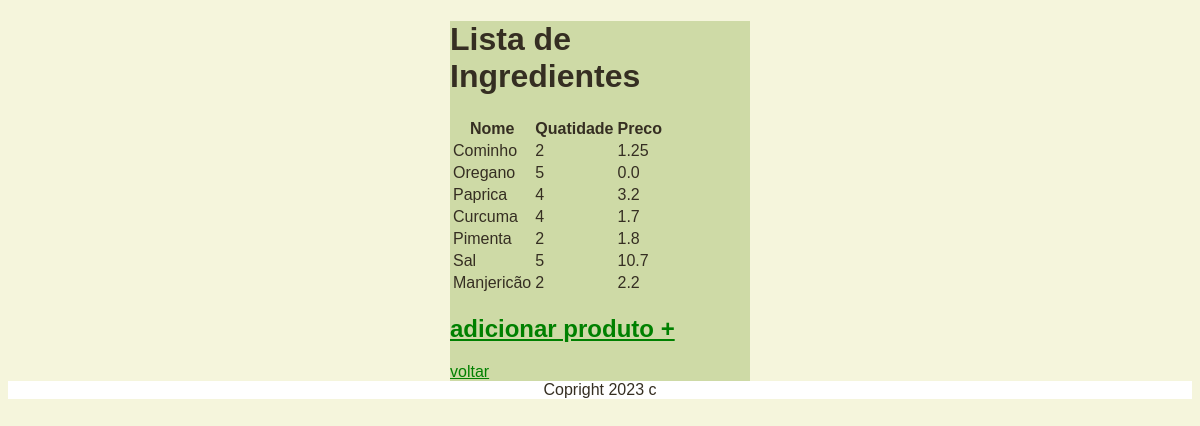
The page /ingredientes/ on the database its author committed.
### restauranteapp/models.py (models this page shows, shortened)
class Ingredientes(models.Model):
    nome = models.CharField(max_length=30,default='', verbose_name="Nome")
    quant = models.IntegerField(default=0, verbose_name="Quantidade")
    preco = models.FloatField(default=0.0, verbose_name="Preço")

### restauranteapp/views.py (the view)
# urls.py: path('ingredientes/', views.ingredientes, name='ingredientes'),
def ingredientes(request):
    all_itens = Ingredientes.objects.all()
    context = {'itens':all_itens, 'botao':'voltar'}
    return render(request, "restauranteapp/ingredientes.html", context)

### restauranteapp/templates/restauranteapp/ingredientes.html (shortened to what this page needs)
{% extends 'restauranteapp/base.html'%}
{% block content%}
    <h1>Lista de Ingredientes</h1>
    <table>
        <tr>
            <th>Nome</th>
            <th>Quatidade</th>
            <th>Preco</th>
        </tr>
        {% for item in itens%}
        <tr>
            <td>{{item.nome | title}}</td>
            <td>{{item.quant}}</td>
            <td>{{item.preco}}</td>
        </tr>
        {% endfor %}
    </table>
    <h2> <a href="{% url 'ingredientescreate' %}">adicionar produto +</a></h2>
    <a href="{% url 'home' %}">{{botao}}</a>
{% endblock%}

### restauranteapp/templates/restauranteapp/base.html (shortened to what this page needs)
<!DOCTYPE html>
{% load static %}
<html lang="en">
<head>
    <link rel="stylesheet" href="{% static 'restauranteapp\style.css' %}"/>
</head>
<body>
    <div class="content">
        {% block content %}
        {% endblock %}
    </div>
</body>
<footer>
    Copright 2023 c
</footer>

### restauranteapp/static/restauranteapp/style.css (style rules this page uses)
body { background-color: beige; font-family: "Oxygen", sans-serif; color: rgb(53, 46, 34); }
.content { margin-left: auto; margin-right: auto; width: 300px; align-items: center; background-color: rgb(206, 218, 166); }
h1 { align-items: center; color: rgb(53, 46, 34); font-family: sans-serif; }
a { color: green; }
footer { background-color: white; text-align: center; }

### rows shown on the page
Ingredientes: nome "Cominho", quant "2", preco "1.25"
Ingredientes: nome "Oregano", quant "5", preco "0.0"
Ingredientes: nome "Paprica", quant "4", preco "3.2"
Ingredientes: nome "Curcuma", quant "4", preco "1.7"
Ingredientes: nome "Pimenta", quant "2", preco "1.8"
Ingredientes: nome "Sal", quant "5", preco "10.7"
Ingredientes: nome "Manjericão", quant "2", preco "2.2"

### other values the page prints
{{ botao }} "voltar"
